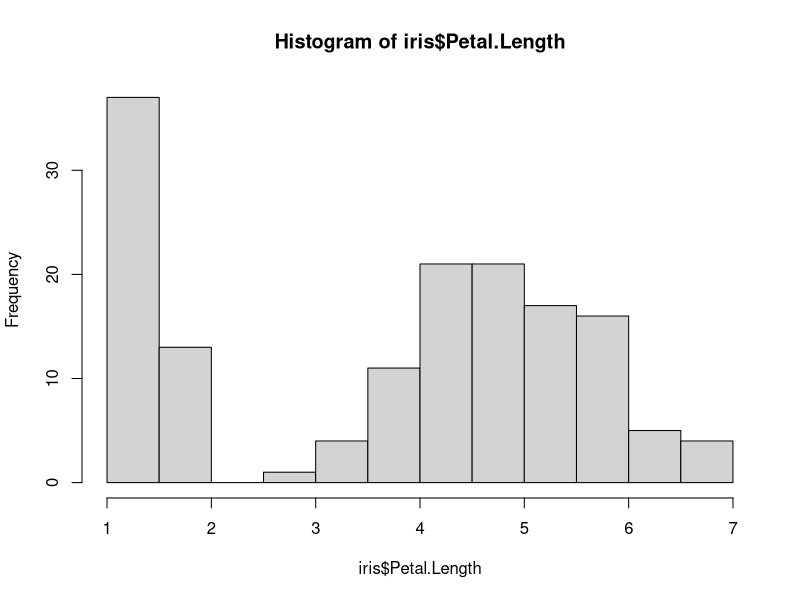
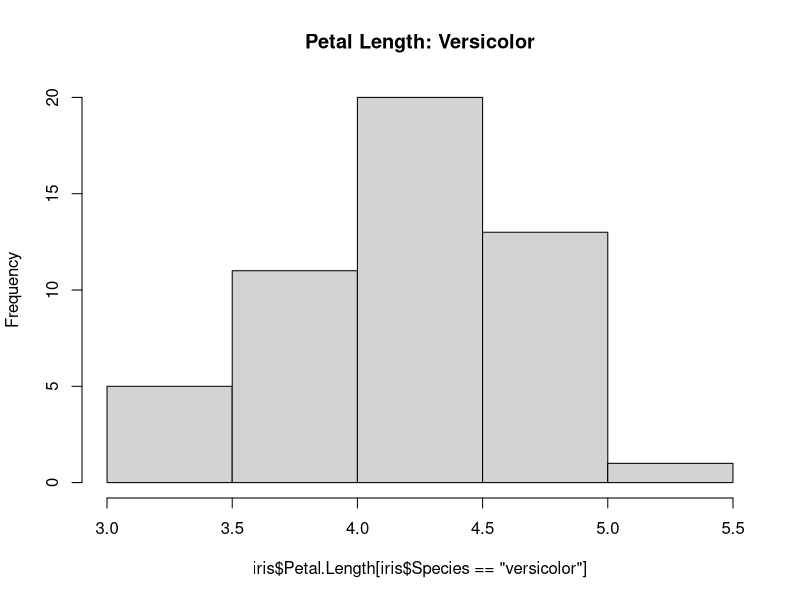
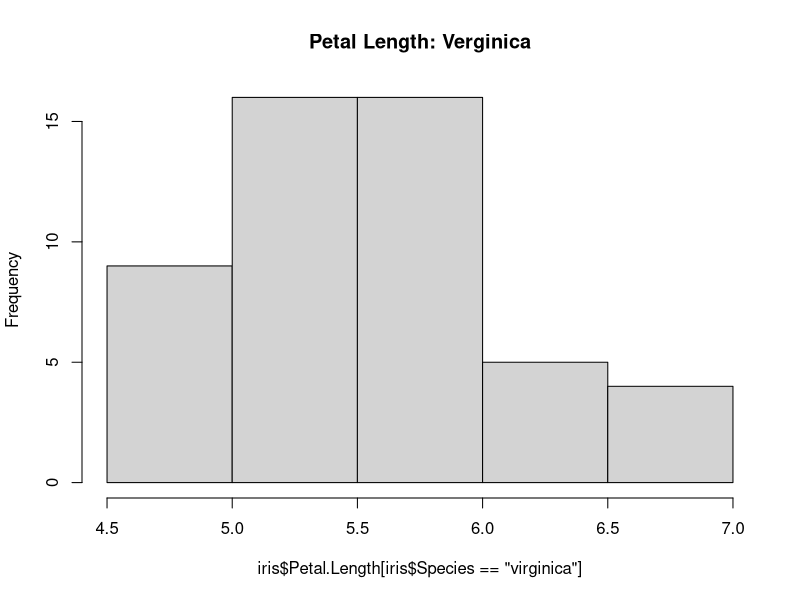
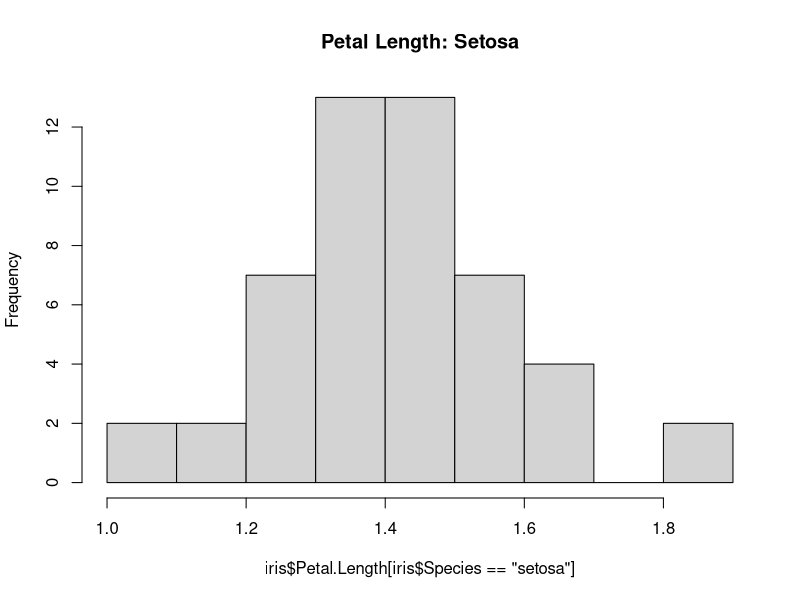
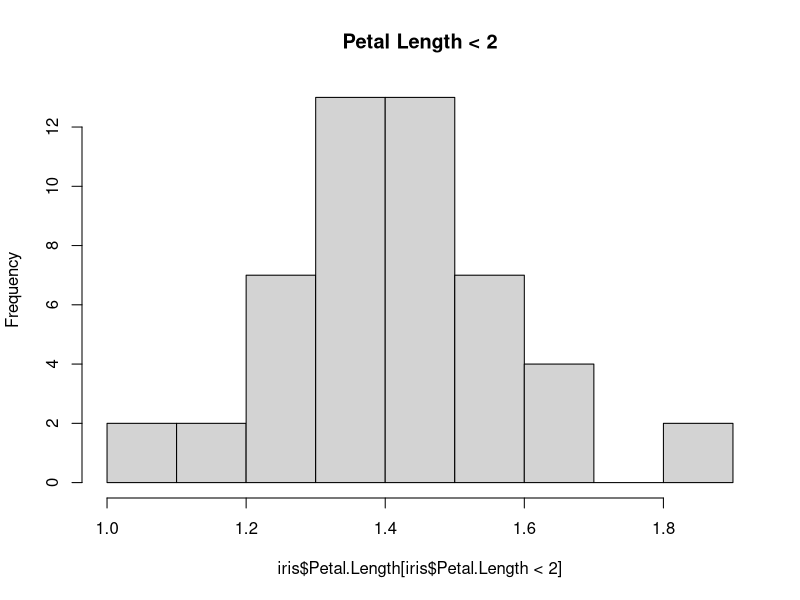
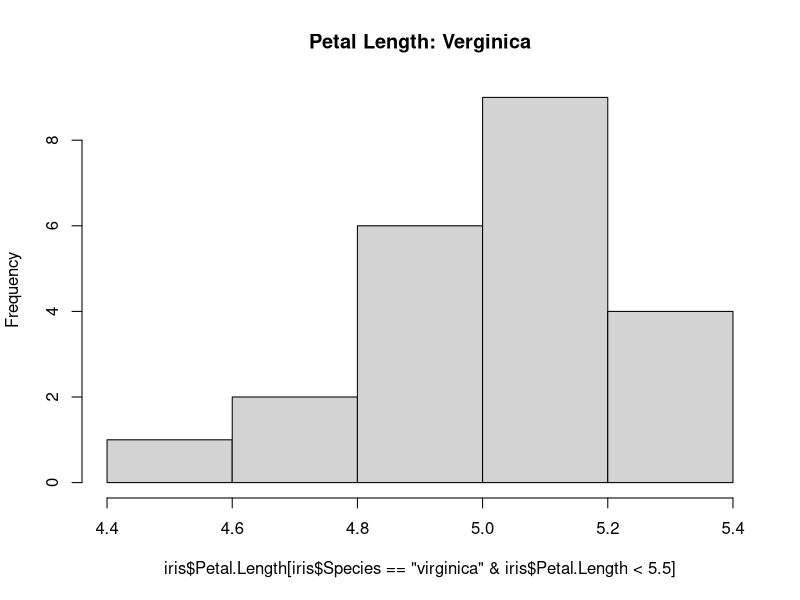
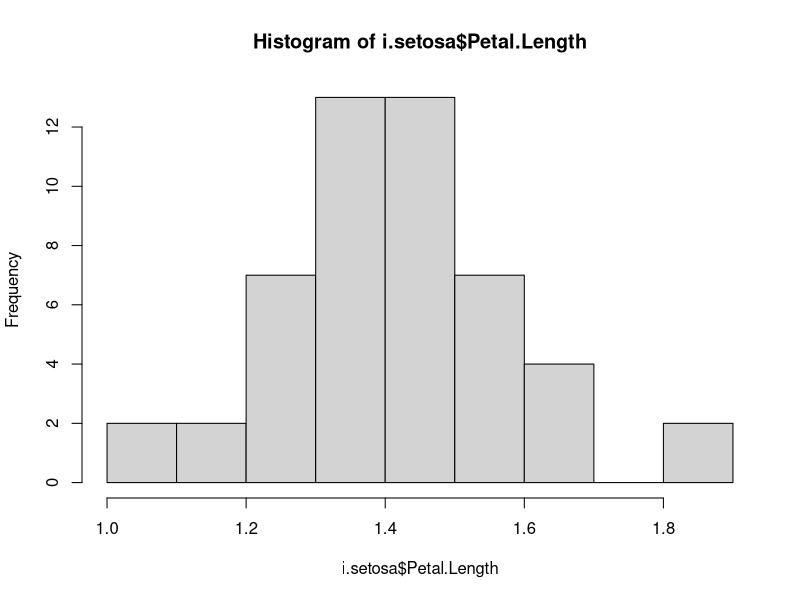

Recreate these plots in R, in order.
# Load packages -----------------------------------------------------------
library(datasets)  # load/unload packages manually

head(iris)
hist(iris$Petal.Length)
summary(iris$Petal.Length)

summary(iris$Species)

# Versicolor
hist(iris$Petal.Length[iris$Species == "versicolor"],
     main="Petal Length: Versicolor")

# Virginica
hist(iris$Petal.Length[iris$Species == "virginica"],
     main="Petal Length: Verginica")

# Setosa
hist(iris$Petal.Length[iris$Species == "setosa"],
     main="Petal Length: Setosa")

# Short petals only (all Setosa)
hist(iris$Petal.Length[iris$Petal.Length < 2],
     main="Petal Length < 2")

# Virginica
hist(iris$Petal.Length[iris$Species == "virginica" &
     iris$Petal.Length < 5.5],
     main="Petal Length: Verginica")

i.setosa <- iris[iris$Species == "setosa", ]

head(i.setosa)
summary(i.setosa$Petal.Length)
hist(i.setosa$Petal.Length)

# clear environment
rm(list=ls())

# Clean up
detach("package:datasets", unload=TRUE)

# clear console
cat("\014")  # ctrl+l

# Clean plots
dev.off()
